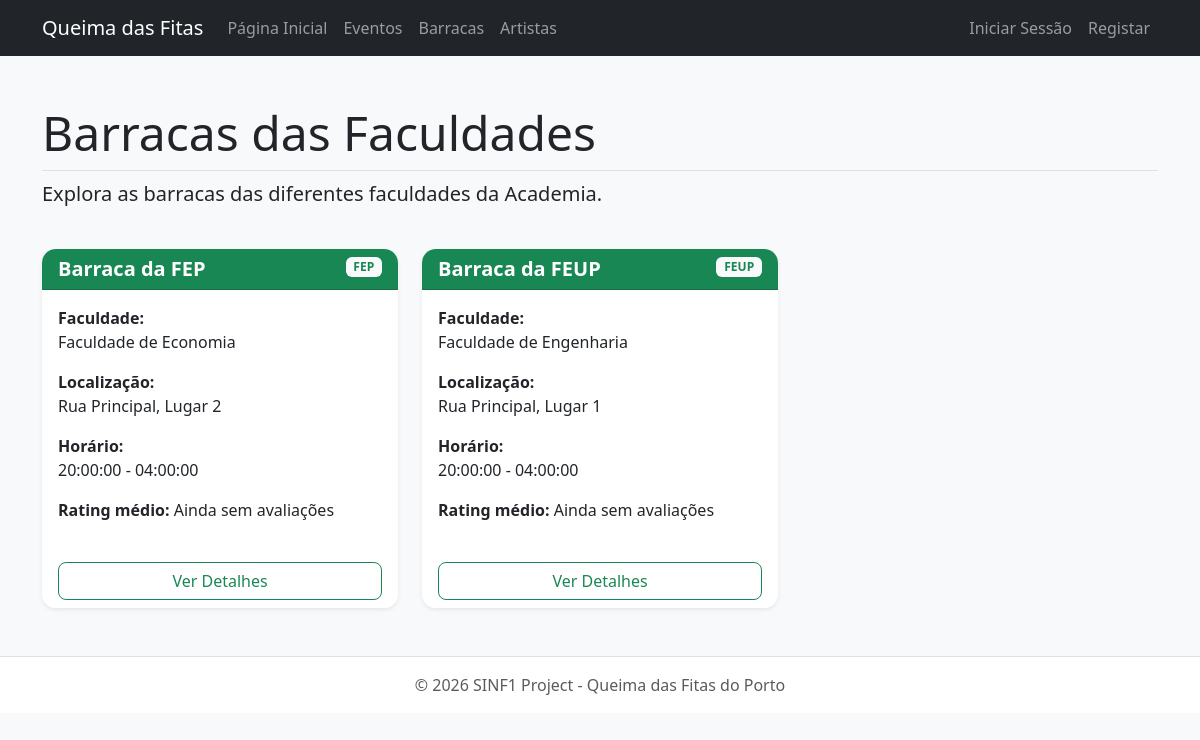
Page /public/UserInterface/tents.php on the earlier database version.
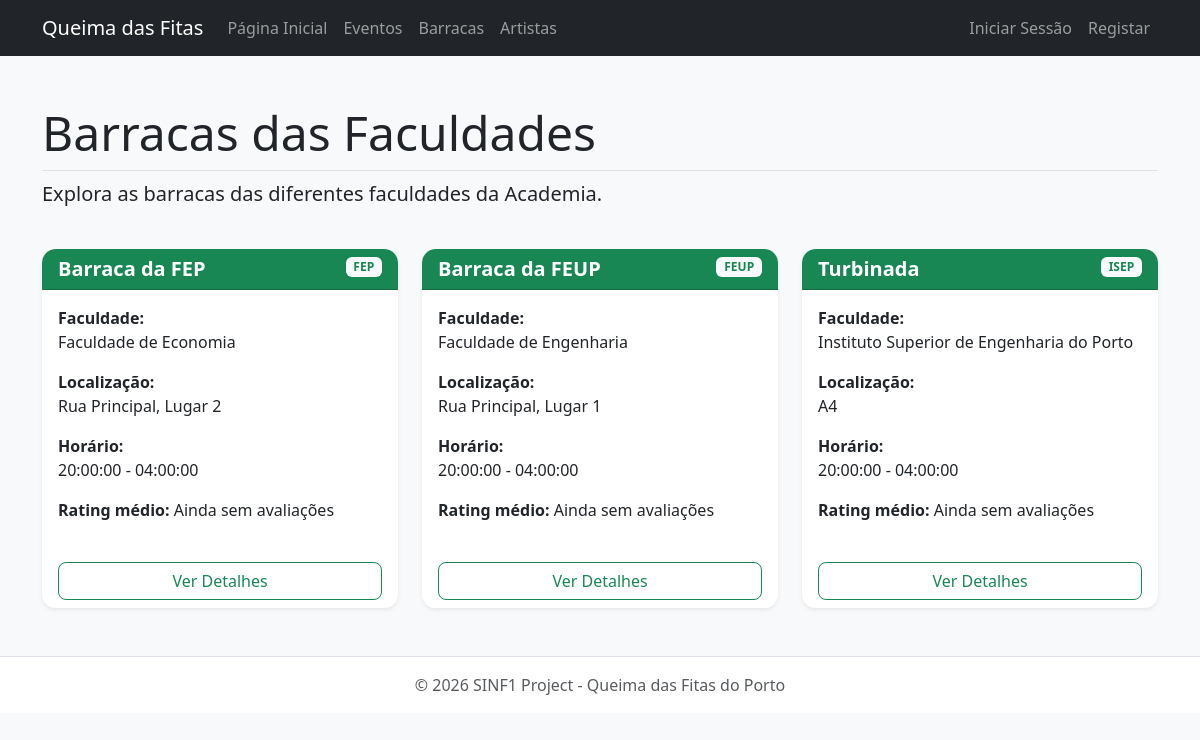
Same page on the later database version.
### tables this page shows
CREATE TABLE `tent` (
  `id_tent` int(11) NOT NULL,
  `name` varchar(100) NOT NULL,
  `id_faculty` int(11) NOT NULL,
  `location` varchar(100) NOT NULL,
  `open_time` time DEFAULT NULL,
  `close_time` time DEFAULT NULL,
  `description` text DEFAULT NULL
);

CREATE TABLE `faculty` (
  `id_faculty` int(11) NOT NULL,
  `name` varchar(100) NOT NULL,
  `acronym` varchar(20) NOT NULL,
  `description` text DEFAULT NULL,
  `color` varchar(20) DEFAULT NULL
);

### src/dal/DataAccessLayer.php (called while the page is built, shortened)
<?php
class DataAccessLayer {
    private $conn;
    public function __construct() {
        $this->conn = new mysqli(DB_HOST, DB_USER, DB_PASS, DB_NAME);
        $this->conn->set_charset("utf8mb4");
    }
    public function executeSelect($query, $params = [], $types = "") {
        $stmt = $this->conn->prepare($query);
        if ($params) {
            $stmt->bind_param($types, ...$params);
        }
        $stmt->execute();
        $result = $stmt->get_result();
        $data = $result->fetch_all(MYSQLI_ASSOC);
        return $data;
    }
}
?>

### src/bll/BusinessLogicLayer.php (called while the page is built, shortened)
<?php
require_once __DIR__ . '/../dal/DataAccessLayer.php';
class BusinessLogicLayer {
    private $dal;
    public function __construct() {
        $this->dal = new DataAccessLayer();
    }
public function getAllTents() {
    $query = "SELECT t.*, f.name AS faculty_name, f.acronym
              FROM tent t
              INNER JOIN faculty f ON t.id_faculty = f.id_faculty
              ORDER BY t.name ASC";
    return $this->dal->executeSelect($query);
}
public function getAverageTentRating($id_tent) {
    $query = "SELECT AVG(score) AS average_rating
              FROM rating
              WHERE id_tent = ?";
    $result = $this->dal->executeSelect($query, [$id_tent], "i");
    return $result[0]['average_rating'] ?? null;
}
}
?>

### public/UserInterface/tents.php (the view, shortened to what this page needs)
<?php
include '../includes/header_ui.php';
$tents = $bll->getAllTents();
?>
<div class="row mb-4">
    <div class="col">
        <h1 class="display-5 border-bottom pb-2">Barracas das Faculdades</h1>
        <p class="lead">Explora as barracas das diferentes faculdades da Academia.</p>
    </div>
</div>
<div class="row">
    <?php if ($tents && count($tents) > 0): ?>
        <?php foreach ($tents as $tent): ?>
            <?php $average = $bll->getAverageTentRating($tent['id_tent']); ?>
            <div class="col-md-6 col-lg-4 mb-4">
                <div class="card tent-card h-100 shadow-sm border-0">
                    <div class="card-header bg-success text-white">
                        <span class="badge bg-light text-success float-end">
                            <?php echo htmlspecialchars($tent['acronym']); ?>
                        </span>
                        <h5 class="mb-0">
                            <?php echo htmlspecialchars($tent['name']); ?>
                        </h5>
                    </div>
                    <div class="card-body">
                        <p>
                            <strong>Faculdade:</strong><br>
                            <?php echo htmlspecialchars($tent['faculty_name']); ?>
                        </p>
                        <p>
                            <strong>Localização:</strong><br>
                            <?php echo htmlspecialchars($tent['location']); ?>
                        </p>
                        <p>
                            <strong>Horário:</strong><br>
                            <?php echo htmlspecialchars($tent['open_time']); ?> -
                            <?php echo htmlspecialchars($tent['close_time']); ?>
                        </p>
                        <p>
                            <strong>Rating médio:</strong>
                            <?php echo $average ? number_format($average, 1) . '/5' : 'Ainda sem avaliações'; ?>
                        </p>
                    </div>
                    <div class="card-footer bg-white border-top-0">
                        <a href="tent_detail.php?id=<?php echo $tent['id_tent']; ?>" class="btn btn-outline-success w-100">
                            Ver Detalhes
                        </a>
                    </div>
                </div>
            </div>
        <?php endforeach; ?>
    <?php endif; ?>
</div>
<?php include '../includes/footer.php'; ?>

Differences in the rows shown:
added tent: id_faculty.acronym "ISEP", name "Turbinada", id_faculty.name "Instituto Superior de Engenharia do Porto", location "A4", open_time "20:00:00", close_time "04:00:00"
